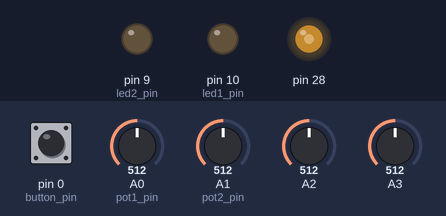
Recording of a sketch running on a simulated Teensy 4. Shown: output pins drawn as LEDs (lit = HIGH). Inputs (shaded band) come from the test bench; at power-on: pin 0 (button_pin) HIGH, A0 (pot1_pin) = 512, A1 (pot2_pin) = 512, A2 = 512, A3 = 512 (analog values on the 0–1023 scale). What the sketch prints to the serial monitor is not drawn.

Above: at 1.2 s.
1.3 s: pin 0 (button_pin) pulled LOW for 0.15 s
Timing chart, 0 to 4.4 s (numbered marks = the images above; inputs shaded):
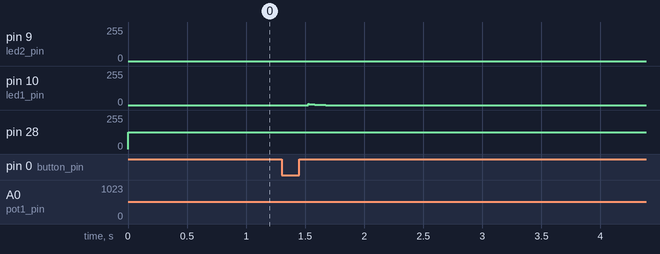

The sketch:

class2_-_summary_with_comments.ino
```cpp
/*
  Modulating the oscillator with LFOs
  It only makes sound when the button is pressed
*/

IntervalTimer timer1; //Make a new interval timer called timer1

int led1_pin =  10;
int led1_state = LOW;
int led2_pin =  9;
int led2_state = 0;
unsigned long current_microsecondsrrent_time;

//Instead of having the variables named like this:
/*
  unsigned long  previous_time1 = 0;
  unsigned long  previous_time2 = 0;
  unsigned long  previous_time3 = 0;
  unsigned long interval1 = 50;
  unsigned long interval2 = 50;
  unsigned long interval3 = 50;

*/

//lets do it like this:
unsigned long  previous_time[8];
unsigned long  time_interval[8] = {50, 50, 200};
//interval[0] now contains 50, interval[2] is 200, interval[3] is 0

int button_pin = 0;
int prev_button_state;
int button_state;
int pot1_pin = A0;
int pot2_pin = A1;
int pot_reading[8];
float fold_amount; //floats can hold decimals
float freq1;
float freq2, freq3;
int out1, out2, out3;// You can define variables like this too. All of them will be integers equal to 0
uint32_t dds_tune;
uint32_t dds_rate;
int lfo_latch[8];
float lfo[8]; //an array of 8 integers named "lfo"
float mod[8];
unsigned long current_microseconds, delta_microseconds, looptime;


void setup() {
  pinMode(led1_pin, OUTPUT);
  pinMode(led2_pin, OUTPUT);
  pinMode(button_pin, INPUT_PULLUP);
  //On the Teensy the resolutions of the in and out can be set to 12 bits
  // by default it is 8 bit out, 10 bit in
  // when looking at other examples it's important to know what range these values are
  analogReadResolution(12);
  analogWriteResolution(12);
  analogReadAveraging(64); //instead of reading once, do it 64 times and average

  //set the rate of our interrupt timer
  dds_rate = 40; //20 microseconds = 50KHz
  dds_tune = (1.00 / (dds_rate * .000001)); //used to make the oscillation at the frequency we want them to be
  timer1.begin(osc1, dds_rate);
}

void osc1() { // code that is run whenever the timer goes off, every 20 micros

  current_microseconds = micros(); // count the time in microseconds
  //this can be done in the loop but since it is not looping at a set rate like this timer, the results can be glitchy


  if (current_microseconds - previous_time[1] > time_interval[0]) {
    previous_time[1] = current_microseconds;

    //this "lfo" is being used as an envelope. A modulator that is stated by something and does not repeat.
    if (lfo_latch[0] == 0) {
      lfo[0] *= .97;  //same as lfo[0]=lfo[0]*.97  lfo[] needs to be a float for this to work
    }
    if (lfo[0] < 1 ) { //4095 is the highest number we can analogWrite since we have it set to 12 bits
      lfo[0] = 0;
      lfo_latch[0] = 1;  //there is no "if" for lfo_latch==1 so it does nothing
    }
    mod[0] = lfo[0] / 4095.0;  //take the number that goes from 0-4095.0 to 0.0-1.0
    analogWrite(led1_pin, lfo[0]);
  }

  out1 = oscillator(0, freq1 + mod[2], mod[0], mod[3]); //oscillator(voice select, frequency, amplitude, shape)

  //we can use these oscillators as LFO too, just make them slow and change the output levels to fit your needs
  out2 = oscillator(1, 10, 1, .5); //oscillator(voice select, frequency, amplitude, shape)

  //take the out which does from -2048 to 2048 and make it 0-1.0, then 0-100.0
  // This is then added to .25 to modulate the frequency of the oscillator above.
  mod[2] = ((out2 + 2048) / 4095.0 )*100.0;

  out3 = fold(out1 * fold_amount); //folds the input instead of clipping it based on the level of the volume pot.

  analogWrite(A14, out3 + 2048); // The oscillators produce numbers between -2048 and 2048 but the DAC can't output negative numbers so we add the offset back in

  delta_microseconds= micros() - current_microseconds; //how long did the interrupt timer take to complete. If it's more than dds_rate we'll have issues.
}

void loop()
{

  current_microsecondsrrent_time = millis();
  prev_button_state = button_state;
  button_state = digitalRead(button_pin);

  if (button_state == 0 && prev_button_state == 1) {  //if the button goes from not pressed to pressed
    lfo_latch[0] = 0;  //make the envelope latch 0
    lfo[0] = 4095.0; //set the envelope to he high level
    Serial.println("!"); //print so let us know the button and this "if" is working
  }

  pot_reading[0] = analogRead(A0); //Read the analog voltage at pin A0. Returns 0 for 0 volts and 4095(12 bits) for the max voltage (3.3V)
  time_interval[0] = pot_reading[0];

  pot_reading[1] = analogRead(A1);
  time_interval[1] = pot_reading[1];

  pot_reading[2] = analogRead(A2);
  freq1 = (pot_reading[2] / 4.0)+50.0; //divide by a float to make sure we get a float out. add 50 so it never goes too low to be heard
  freq2 = freq1 * .501; //.5 would be a perfect octave down. Detuning it a tiny bit gives it an interesting sound

  pot_reading[3] = analogRead(A3);
  freq3 = pot_reading[3] / 2.0;

  fold_amount = 1.0;


 //the rate of this lfo is determined by time_interval[1] and the amount that we add or subtract from it each time
 // to have it take large steps make the interval slower and add or subtract much larger numbers
 // here it's going pretty smoothly
  if (current_microseconds - previous_time[2] > time_interval[1]) {
    previous_time[2] = current_microseconds;

    if (lfo_latch[1]==0){
    lfo[1] -= 10;
  }
    if (lfo_latch[1]==1){
    lfo[1] += 10;
  }
    if (lfo[1] < 0) { //4095 is the highest number we can analogWrite since we have it set to 12 bits
      lfo[1] = 0; //make sure it doesn't go below 0
      lfo_latch[1]=1; //change the latch so it rises next time around
    }
    if (lfo[1] >4095) {
      lfo[1] = 4095;
      lfo_latch[1]=0; //change the latch so it decreases next time around
    }

    mod[3] = (lfo[1] / 4095.0);
    analogWrite(led2_pin, lfo[1]);
  }

  if (current_microsecondsrrent_time - previous_time[3] > 5) { // don't print things out faster than every 5 milliseconds, it can cause Arduino to crash
    previous_time[3] = current_microsecondsrrent_time;
Serial.println(lfo[1]);
  }


} //end of loop


//you can declare "global" variable wherever but the code above it can't see them.
// So you should always do your declaring at the very top
int16_t wavelength = 4095;
uint32_t accurrent_microsecondsmulator[8] = {}; //these are arrays here where are 8 separate variables called accurrent_microsecondsmulator. accurrent_microsecondsmulator[0],accurrent_microsecondsmulator[1],etc
uint32_t increment[8] = {};
uint32_t waveindex[8] = {};


//Here's a function I made to generate a waveform that can be adjusted from saw to ramp

//(voice select, frequency, amplitude, shape)
// Each separate oscillator needs a unique voice select number
// Frequency is a floating point to allow for finer control
// Amplitude is a float 0.0 to 1.0, off to full amplitude
// 0.0 shape is a saw, 0.5 is triangle and 1.0 is ramp

int16_t oscillator(byte sel, float freq, float amp, float tri_shape) {
  int16_t tout;  //"local" variables can only be seen in the {} they are in and anything in sub {}
  int waveamp = amp * 4095.00;

  int knee = tri_shape * 4095.00;

  if (knee < 0)
  {
    knee = 0;
  }

  if (knee > wavelength - 1)
  {
    knee = wavelength - 1;
  }

  increment[sel] = (4294967296.00 * (freq)) / (dds_tune);

  accurrent_microsecondsmulator[sel] += increment[sel];
  waveindex[sel] = ((accurrent_microsecondsmulator[sel]) >> (32 - 12)); //wavelength is 12 bits

  if (waveindex[sel] < knee) {
    tout = ((waveindex[sel]) * waveamp) / knee;
  }

  if (waveindex[sel] >= knee) {
    tout = ((((waveindex[sel] - knee) * waveamp) / (wavelength - knee)) * -1) + waveamp;
  }

  return tout - (waveamp / 2);

}

//This is meant to "fold" a waveform, creating new harmonics
// just give it an input and it returns a folded output
int16_t fold(int16_t input) {
  int16_t foldv = input;

  static int h_res = 2040;
  static int ih_res = h_res * -1;

  for (int i; i < 8; i++) {
    if (foldv > h_res) {
      foldv -= ((foldv - h_res) * 2);
    }
    if (foldv < ih_res) {
      foldv += ((foldv * -1) - (h_res)) * 2;
    }
  }
  return foldv;
}
```
